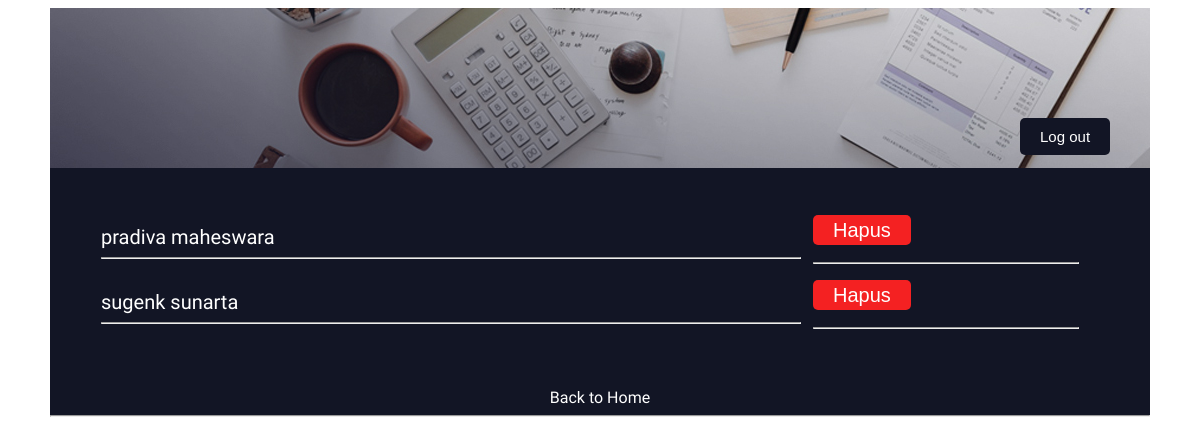
The app's page /Admin/admin-mahasiswa.php (signed in), older data.
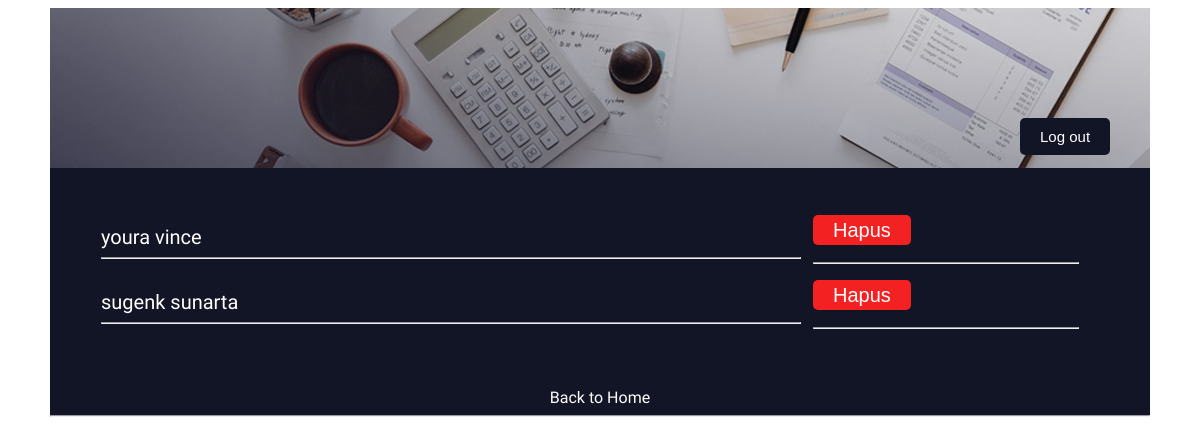
The same page, newer data.
### tables this page shows
CREATE TABLE `users` (
  `id` int(11) NOT NULL,
  `username` varchar(255) NOT NULL,
  `password` varchar(255) NOT NULL,
  `role` enum('Mahasiswa','Perusahaan','Admin') NOT NULL,
  `email` varchar(255) NOT NULL,
  `name` varchar(255) NOT NULL,
  `profile_picture` varchar(255) DEFAULT 'default_profile_picture.png'
);

### Admin/admin-mahasiswa.php (the view, shortened to what this page needs)
<?php
include '../db_connection.php';
$sql = "SELECT id, name FROM users WHERE role = 'Mahasiswa'";
$result = $conn->query($sql);
?>
<!DOCTYPE html>
<html>
<head>
    <link rel="stylesheet" type="text/css" href="../CSS/Admin/admin-perusahaan.css">
</head>
<body>
    <div class="container">
        <div class="header">
        </div>
        <div class="log-out"><a href="../logout.php">Log out</a></div>
        <div class="posting">
            <table width="1000px" cellspacing="10px">
                <?php
                if ($result->num_rows > 0) {
                    while ($row = $result->fetch_assoc()) {
                        echo "<tr>";
                        echo "<td width='700px'><a href='admin-mahasiswa-about.php?id={$row['id']}'> {$row['name']}</a><hr></td>";
                        echo "<td><a href='delete-mahasiswa.php?id={$row['id']}' class='hapus'>Hapus</a><hr class='hr'></td>";
                        echo "</tr>";
                    }
                } else {
                    echo "<tr><td colspan='2'>No companies found.</td></tr>";
                }
                ?>
            </table>
        </div>
        <div class="back-link" style="text-align: center; margin-top: 20px;">
            <a href="admin-home.php" style="color: white; text-decoration: none; font-size: 16px;">Back to Home</a>
        </div>
        <hr>
    </div>
</body>
</html>

Row changes from the older to the newer data that the page shows:
changed users: name "pradiva maheswara" → "youra vince"
